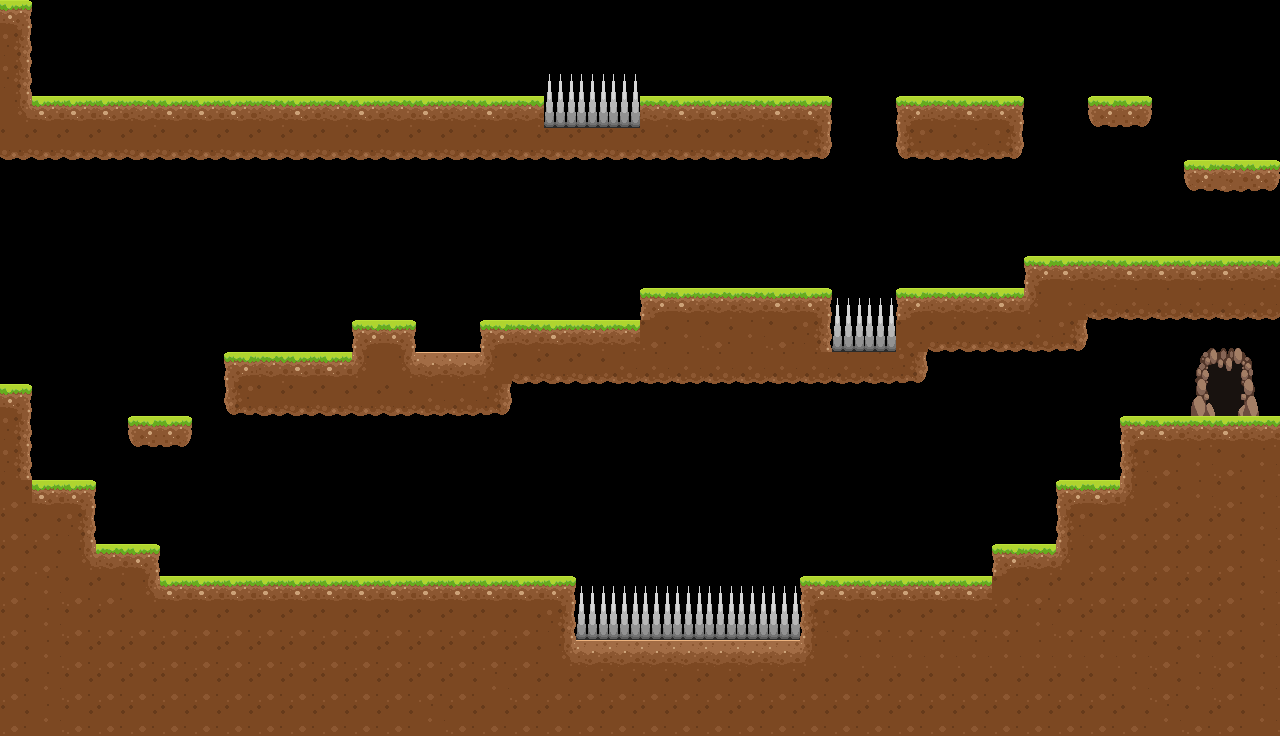

Below is a game level as drawn by its tile map, then a one-line description and the .tmx file that defines it, in full:
An orthogonal 40x23 tile map with 32x32 px tiles, 2 tile layers (Tile Layer 1, Background), 2 tilesets and 9 objects (4x box, 3x spike, level_end, player_spawn).

<map version="1.0" tiledversion="1.0.3" orientation="orthogonal" renderorder="right-down" width="40" height="23" tilewidth="32" tileheight="32" nextobjectid="53">
 <tileset firstgid="1" name="platformer_32_full" tilewidth="32" tileheight="32" spacing="1" margin="1" tilecount="112" columns="8">
  <image source="platformer_32_full.png" width="288" height="480" />
  <tile id="25">
   <properties>
    <property name="collidable" type="bool" value="true" />
   </properties>
  </tile>
 </tileset>
 <tileset firstgid="113" name="simple_platformer_tileset_by_kucingbudhug-d9iyp1s" tilewidth="32" tileheight="32" tilecount="336" columns="24">
  <image source="tileset_x1.png" width="768" height="448" />
  <tile id="191">
   <properties>
    <property name="spawn" type="bool" value="false" />
   </properties>
  </tile>
 </tileset>
 <layer name="Tile Layer 1" width="40" height="23">
  <properties>
   <property name="collidable" type="bool" value="true" />
  </properties>
  <data encoding="csv">
140,0,0,0,0,0,0,0,0,0,0,0,0,0,0,0,0,0,0,0,0,0,0,0,0,0,0,0,0,0,0,0,0,0,0,0,0,0,0,0,
164,0,0,0,0,0,0,0,0,0,0,0,0,0,0,0,0,0,0,0,0,0,0,0,0,0,0,0,0,0,0,0,0,0,0,0,0,0,0,0,
164,0,0,0,0,0,0,0,0,0,0,0,0,0,0,0,0,0,0,0,0,0,0,0,0,0,0,0,0,0,0,0,0,0,0,0,0,0,0,0,
214,138,138,138,139,138,138,138,139,138,139,138,139,138,139,138,139,0,0,0,139,138,138,139,138,140,0,0,137,139,138,140,0,0,113,116,0,0,0,0,
186,186,186,186,186,186,186,186,186,186,186,186,186,186,186,186,186,186,186,186,186,186,186,186,186,188,0,0,185,186,187,188,0,0,0,0,0,0,0,0,
0,0,0,0,0,0,0,0,0,0,0,0,0,0,0,0,0,0,0,0,0,0,0,0,0,0,0,0,0,0,0,0,0,0,0,0,0,113,115,116,
0,0,0,0,0,0,0,0,0,0,0,0,0,0,0,0,0,0,0,0,0,0,0,0,0,0,0,0,0,0,0,0,0,0,0,0,0,0,0,0,
0,0,0,0,0,0,0,0,0,0,0,0,0,0,0,0,0,0,0,0,0,0,0,0,0,0,0,0,0,0,0,0,0,0,0,0,0,0,0,0,
0,0,0,0,0,0,0,0,0,0,0,0,0,0,0,0,0,0,0,0,0,0,0,0,0,0,0,0,0,0,0,0,137,138,139,138,138,138,138,139,
0,0,0,0,0,0,0,0,0,0,0,0,0,0,0,0,0,0,0,0,137,138,139,139,138,140,0,0,137,139,139,138,213,163,187,187,187,187,187,187,
0,0,0,0,0,0,0,0,0,0,0,137,140,0,0,137,139,138,139,139,162,163,162,163,162,164,0,0,162,186,186,186,187,188,0,0,0,0,0,384,
0,0,0,0,0,0,0,137,139,138,138,213,214,118,118,213,186,186,186,187,187,187,187,187,187,187,187,187,188,0,0,0,0,0,0,0,0,0,0,0,
140,0,0,0,0,0,0,185,186,186,186,186,186,187,187,188,0,0,0,0,0,0,0,0,0,0,0,0,0,0,0,0,0,0,0,0,0,0,0,0,
164,0,0,0,113,116,0,0,0,0,0,0,0,0,0,0,0,0,0,0,0,0,0,0,0,0,0,0,0,0,0,0,0,0,0,137,138,139,138,139,
164,0,0,0,0,0,0,0,0,0,0,0,0,0,0,0,0,0,0,0,0,0,0,0,0,0,0,0,0,0,0,0,0,0,0,161,162,163,162,163,
162,138,140,0,0,0,0,0,0,0,0,0,0,0,0,0,0,0,0,0,0,0,0,0,0,0,0,0,0,0,0,0,0,137,138,213,162,163,162,163,
162,162,164,0,0,0,0,0,0,0,0,0,0,0,0,0,0,0,0,0,0,0,0,0,0,0,0,0,0,0,0,0,0,161,162,162,162,162,162,163,
162,162,214,139,140,0,0,0,0,0,0,0,0,0,0,0,0,0,0,0,0,0,0,0,0,0,0,0,0,0,0,137,139,213,162,162,162,162,162,163,
162,163,162,162,214,138,138,138,138,138,138,138,138,138,138,138,138,140,0,0,0,0,0,0,0,137,138,138,138,138,138,162,162,162,162,162,162,162,162,163,
162,163,162,162,162,162,162,162,162,162,162,162,162,162,162,162,162,164,0,0,0,0,0,0,0,161,162,162,162,162,162,162,163,162,162,162,162,162,162,163,
162,163,162,162,162,162,162,162,162,162,162,162,162,162,162,162,162,214,118,118,118,118,118,118,118,213,163,163,163,163,163,163,163,163,163,163,162,163,162,163,
162,163,162,162,162,162,162,162,162,162,162,162,162,162,162,163,162,162,162,162,162,162,162,162,162,162,162,162,162,162,162,162,162,162,162,163,162,163,162,163,
162,163,162,162,162,162,162,162,162,162,162,162,162,163,162,162,162,162,162,162,162,162,162,162,162,162,162,162,162,162,162,162,162,162,162,162,163,162,162,163
</data>
 </layer>
 <layer name="Background" width="40" height="23">
  <properties>
   <property name="next_map" value="maps/test_map_2.lua" />
  </properties>
  <data encoding="csv">
0,0,0,0,0,0,0,0,0,0,0,0,0,0,0,0,0,0,0,0,0,0,0,0,0,0,0,0,0,0,0,0,0,0,0,0,0,0,0,0,
0,0,0,0,0,0,0,0,0,0,0,0,0,0,0,0,0,0,0,0,0,0,0,0,0,0,0,0,0,0,0,0,0,0,0,0,0,0,0,0,
0,0,0,0,0,0,0,0,0,0,0,0,0,0,0,0,0,183,183,183,0,0,0,0,0,0,0,0,0,0,0,0,0,0,0,0,0,0,0,0,
0,0,0,0,0,0,0,0,0,0,0,0,0,0,0,0,0,207,207,207,0,0,0,0,0,0,0,0,0,0,0,0,0,0,0,0,0,0,0,0,
0,0,0,0,0,0,0,0,0,0,0,0,0,0,0,0,0,0,0,0,0,0,0,0,0,0,0,0,0,0,0,0,0,0,0,0,0,0,0,0,
0,0,0,0,0,0,0,0,0,0,0,0,0,0,0,0,0,0,0,0,0,0,0,0,0,0,0,0,0,0,0,0,0,0,0,0,0,0,0,0,
0,0,0,0,0,0,0,0,0,0,0,0,0,0,0,0,0,0,0,0,0,0,0,0,0,0,0,0,0,0,0,0,0,0,0,0,0,0,0,0,
0,0,0,0,0,0,0,0,0,0,0,0,0,0,0,0,0,0,0,0,0,0,0,0,0,0,0,0,0,0,0,0,0,0,0,0,0,0,0,0,
0,0,0,0,0,0,0,0,0,0,0,0,0,0,0,0,0,0,0,0,0,0,0,0,0,0,0,0,0,0,0,0,0,0,0,0,0,0,0,0,
0,0,0,0,0,0,0,0,0,0,0,0,0,0,0,0,0,0,0,0,0,0,0,0,0,0,183,183,0,0,0,0,0,0,0,0,0,0,0,0,
0,0,0,0,0,0,0,0,0,0,0,0,0,0,0,0,0,0,0,0,0,0,0,0,0,0,207,207,0,0,0,0,0,0,0,0,0,382,383,384,
0,0,0,0,0,0,0,0,0,0,0,0,0,0,0,0,0,0,0,0,0,0,0,0,0,0,0,0,0,0,0,0,0,0,0,0,0,406,407,408,
0,0,0,0,0,0,0,0,0,0,0,0,0,0,0,0,0,0,0,0,0,0,0,0,0,0,0,0,0,0,0,0,0,0,0,0,0,430,431,432,
0,0,0,0,0,0,0,0,0,0,0,0,0,0,0,0,0,0,0,0,0,0,0,0,0,0,0,0,0,0,0,0,0,0,0,0,0,0,0,0,
0,0,0,0,0,0,0,0,0,0,0,0,0,0,0,0,0,0,0,0,0,0,0,0,0,0,0,0,0,0,0,0,0,0,0,0,0,0,0,0,
0,0,0,0,0,0,0,0,0,0,0,0,0,0,0,0,0,0,0,0,0,0,0,0,0,0,0,0,0,0,0,0,0,0,0,0,0,0,0,0,
0,0,0,0,0,0,0,0,0,0,0,0,0,0,0,0,0,0,0,0,0,0,0,0,0,0,0,0,0,0,0,0,0,0,0,0,0,0,0,0,
0,0,0,0,0,0,0,0,0,0,0,0,0,0,0,0,0,0,0,0,0,0,0,0,0,0,0,0,0,0,0,0,0,0,0,0,0,0,0,0,
0,0,0,0,0,0,0,0,0,0,0,0,0,0,0,0,0,0,183,183,183,183,183,183,183,0,0,0,0,0,0,0,0,0,0,0,0,0,0,0,
0,0,0,0,0,0,0,0,0,0,0,0,0,0,0,0,0,0,207,207,207,207,207,207,207,0,0,0,0,0,0,0,0,0,0,0,0,0,0,0,
0,0,0,0,0,0,0,0,0,0,0,0,0,0,0,0,0,0,0,0,0,0,0,0,0,0,0,0,0,0,0,0,0,0,0,0,0,0,0,0,
0,0,0,0,0,0,0,0,0,0,0,0,0,0,0,0,0,0,0,0,0,0,0,0,0,0,0,0,0,0,0,0,0,0,0,0,0,0,0,0,
0,0,0,0,0,0,0,0,0,0,0,0,0,0,0,0,0,0,0,0,0,0,0,0,0,0,0,0,0,0,0,0,0,0,0,0,0,0,0,0
</data>
 </layer>
 <objectgroup name="Objects">
  <object id="14" name="box" gid="308" x="512" y="288" width="32" height="32" />
  <object id="24" name="level_end" x="1207.1" y="363.077" width="35.0296" height="50.1775" />
  <object id="29" name="spike" x="579" y="588" width="221" height="49" />
  <object id="37" name="player_spawn" x="64" y="64" width="32" height="32" />
  <object id="41" name="spike" x="546.588" y="73.3676" width="94.2014" height="53.9252" />
  <object id="45" name="spike" x="833.408" y="298.028" width="61.5687" height="51.7534" />
  <object id="47" name="box" gid="308" x="1041.47" y="251.02" width="32" height="32" />
  <object id="48" name="box" gid="308" x="1107.78" y="250.136" width="32" height="32" />
  <object id="49" name="box" gid="308" x="710.583" y="87.293" width="32" height="32" />
 </objectgroup>
</map>